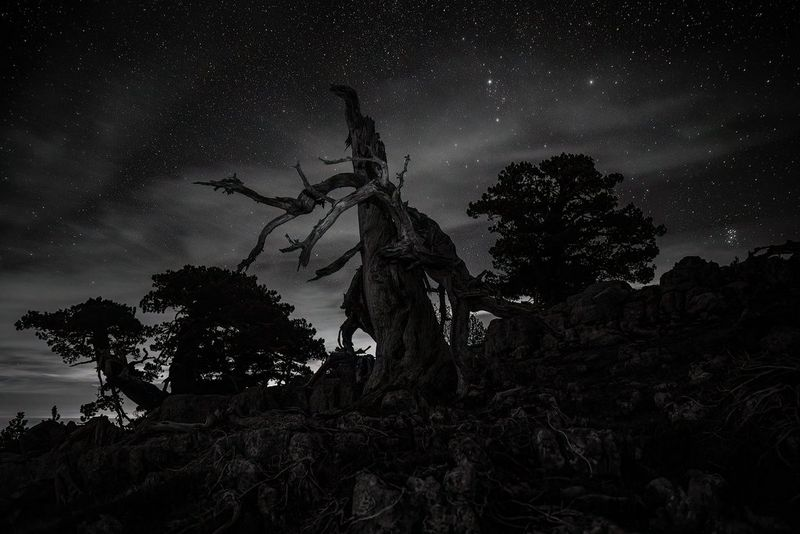
#> input picture src/img_data/noct.jpeg, 800 x 534 px
$ python hist_grayscale.py
#> lines starting #> are read from the running program, lines starting #| are printed output that depends on the picture
### src/lip/plot.py
import cv2
import numpy as np
import matplotlib.pyplot as plt

# [162 lines left out: functions show_histogram, compare_histograms, show_image_with_histogram, plot_images_and_histograms, not called in this run]

def plot_three_images_and_histograms(img1, img2, img3, title1="Imagen 1", title2="Imagen 2", title3="Imagen 3"):
    """
    Plots three images and their histograms side by side using Matplotlib.

    Parameters:
        img1 (numpy.ndarray): First image (grayscale or color).
        img2 (numpy.ndarray): Second image (grayscale or color).
        img3 (numpy.ndarray): Third image (grayscale or color).
        title1 (str): Title for the first image.
        title2 (str): Title for the second image.
        title3 (str): Title for the third image.
    """

    plt.figure(figsize=(15, 10))

    # Primera imagen y su histograma
    plt.subplot(3, 2, 1)
    plt.title(title1)
    if len(img1.shape) == 2:  # Imagen en escala de grises
        plt.imshow(img1, cmap='gray')
    else:  # Imagen en color (Convertir de BGR a RGB para matplotlib)
        plt.imshow(cv2.cvtColor(img1, cv2.COLOR_BGR2RGB))
    plt.axis("off")

    plt.subplot(3, 2, 2)
    plt.title(f"_ {title1}")
    if len(img1.shape) == 2:  # Imagen en escala de grises
        plt.hist(img1.flatten(), bins=256, range=[0, 256], color='black')
    else:  # Imagen en color
        colors = ('blue', 'green', 'red')
        for i, color in enumerate(colors):
            hist = cv2.calcHist([img1], [i], None, [256], [0, 256])
            plt.plot(hist, color=color, label=f"{color.capitalize()} Channel")
        plt.legend()

    # Segunda imagen y su histograma
    plt.subplot(3, 2, 3)
    plt.title(title2)
    if len(img2.shape) == 2:  # Imagen en escala de grises
        plt.imshow(img2, cmap='gray')
    else:  # Imagen en color (Convertir de BGR a RGB para matplotlib)
        plt.imshow(cv2.cvtColor(img2, cv2.COLOR_BGR2RGB))
    plt.axis("off")

    plt.subplot(3, 2, 4)
    plt.title(f"_ {title2}")
    if len(img2.shape) == 2:  # Imagen en escala de grises
        plt.hist(img2.flatten(), bins=256, range=[0, 256], color='black')
    else:  # Imagen en color
        colors = ('blue', 'green', 'red')
        for i, color in enumerate(colors):
            hist = cv2.calcHist([img2], [i], None, [256], [0, 256])
            plt.plot(hist, color=color, label=f"{color.capitalize()} Channel")
        plt.legend()

    # Tercera imagen y su histograma
    plt.subplot(3, 2, 5)
    plt.title(title3)
    if len(img3.shape) == 2:  # Imagen en escala de grises
        plt.imshow(img3, cmap='gray')
    else:  # Imagen en color (Convertir de BGR a RGB para matplotlib)
        plt.imshow(cv2.cvtColor(img3, cv2.COLOR_BGR2RGB))
    plt.axis("off")

    plt.subplot(3, 2, 6)
    plt.title(f"_ {title3}")
    if len(img3.shape) == 2:  # Imagen en escala de grises
        plt.hist(img3.flatten(), bins=256, range=[0, 256], color='black')
    else:  # Imagen en color
        colors = ('blue', 'green', 'red')
        for i, color in enumerate(colors):
            hist = cv2.calcHist([img3], [i], None, [256], [0, 256])
            plt.plot(hist, color=color, label=f"{color.capitalize()} Channel")
        plt.legend()

    plt.tight_layout()
    plt.show()

# [55 lines left out: function plot_two_images_and_histograms, not called in this run]

### src/hist_grayscale.py
import cv2 as cv
import numpy as np
import lip

def main():
    dark_img = cv.imread("img_data/noct.jpeg", cv.IMREAD_GRAYSCALE)
#> dark_img: shape (534, 800); min 0, max 253, mean 23.3
    dark_img = cv.resize(dark_img, (800, 600))
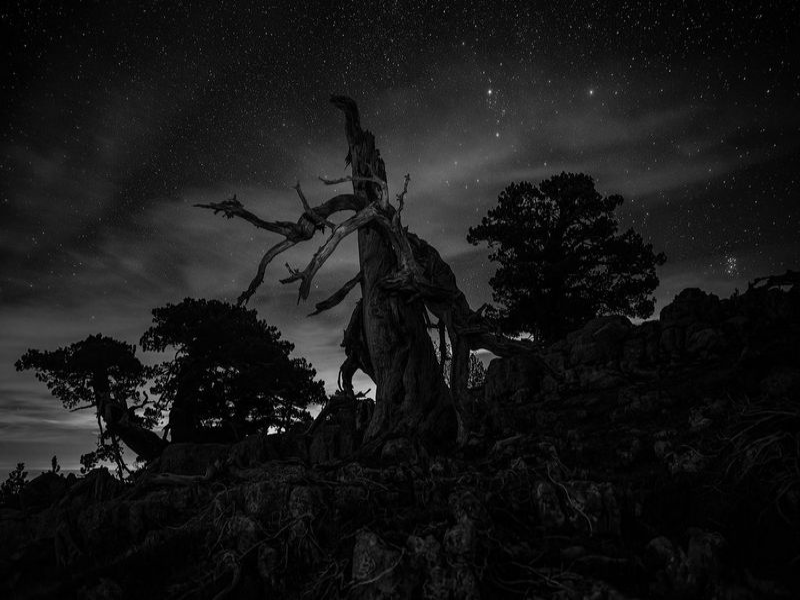
#> dark_img: shape (600, 800); min 0, max 232, mean 23.2
    bright_img = cv.imread("img_data/ciervo1.png", cv.IMREAD_GRAYSCALE)
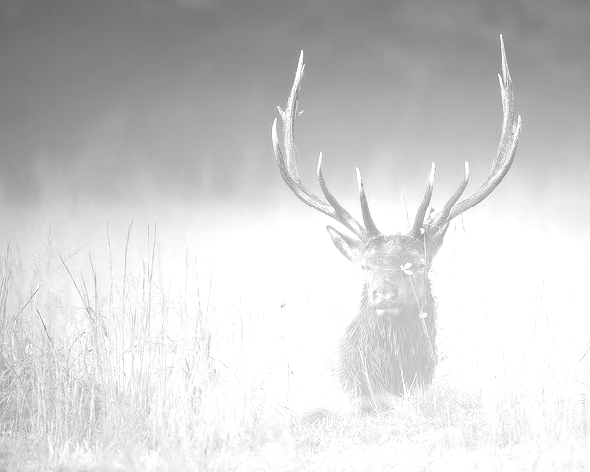
#> input picture src/img_data/ciervo1.png, 590 x 472 px
#> bright_img is the input picture: shape (472, 590); min 106, max 255, mean 207.9
    bright_img = cv.resize(bright_img, (800, 600))
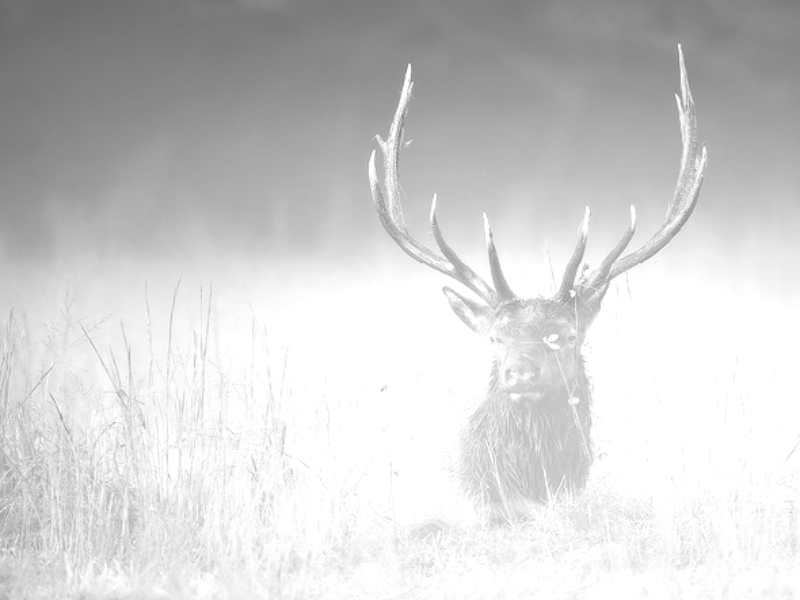
#> bright_img: shape (600, 800); min 107, max 255, mean 207.8
    low_contrast_img = cv.imread("img_data/white_monta1.png", cv.IMREAD_GRAYSCALE)
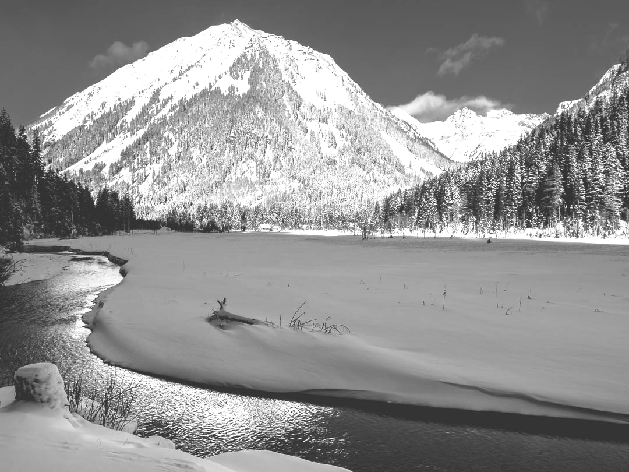
#> input picture src/img_data/white_monta1.png, 629 x 472 px
#> low_contrast_img is the input picture: shape (472, 629); min 49, max 255, mean 144.9
    low_contrast_img = cv.resize(low_contrast_img, (800, 600))
#> low_contrast_img: shape (600, 800)

    if dark_img is None or bright_img is None:
        exit("Error: Unable to load image. Check the file path.")

    lip.plot_three_images_and_histograms(dark_img,  low_contrast_img, bright_img, "Image 1", "Image 2", "Image 3")
#> in plot_three_images_and_histograms, `plt.show()`:
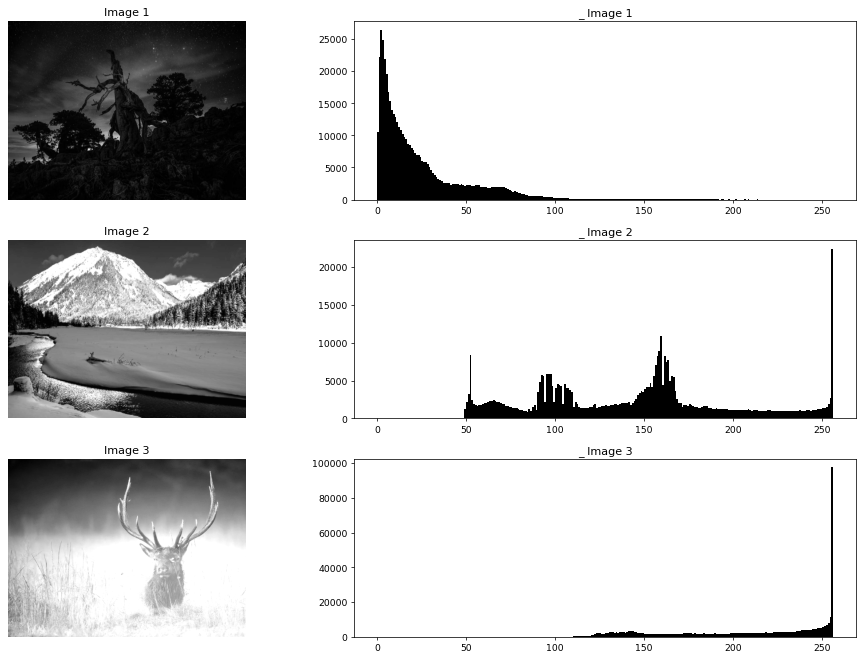
#> figure drawn by matplotlib, 6 panels; panel 2: tallest bar 26487 high, from x = 2 to 3; panel 4: tallest bar 22472 high, from x = 255 to 256; panel 6: tallest bar 97373 high, from x = 255 to 256

if __name__ == "__main__":
    main()
